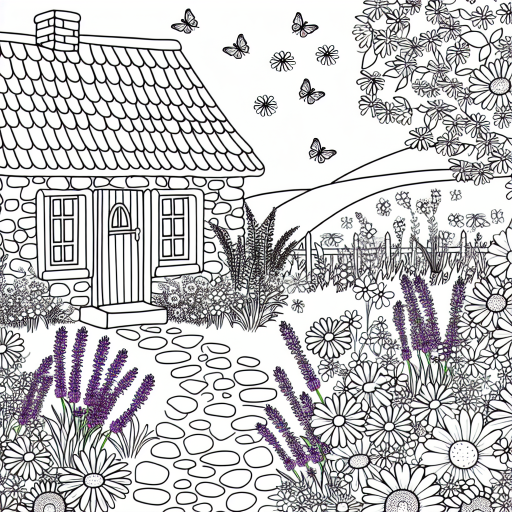
#> input picture generated-pages/2026-03_01_wildflower-cottage.png, 1024 x 1024 px (shown at 1/2 size)
$ python process-coloring-page.py ../generated-pages/2026-03_01_wildflower-cottage.png
#> lines starting #> are read from the running program, lines starting #| are printed output that depends on the picture; after the words box and inside, x2 and y2 are one past the last pixel; in counts of white or black regions, pixels touching at a corner belong together
#!/usr/bin/env python3
"""
Post-processing pipeline for AI-generated coloring pages.

Takes a raw Midjourney (or DALL-E) image and outputs a clean,
print-ready coloring page in both PDF and PNG formats.

Usage:
    source .venv/bin/activate
    python scripts/process-coloring-page.py input.png [--output-dir ./output]
    python scripts/process-coloring-page.py ./raw-pages/  # process entire folder

Pipeline steps:
    1. Convert to grayscale
    2. Apply adaptive thresholding (clean B&W with consistent line weight)
    3. Remove small artifacts (dust, noise)
    4. Ensure white background is pure white
    5. Upscale to 3600x3600 (300 DPI at 12x12 inches) if needed
    6. Output as high-res PNG (for iPad/Procreate) and PDF (for printing)
"""

import sys
import os
import argparse
from pathlib import Path

from PIL import Image, ImageFilter, ImageOps
import numpy as np


# Target dimensions for print-ready output (300 DPI at 12x12 inches)
TARGET_SIZE = 3600
# Threshold for converting to pure B&W (0-255, lower = more black)
BW_THRESHOLD = 200
# Minimum artifact size to keep (in pixels) — removes dust/noise
MIN_ARTIFACT_SIZE = 50


def _set_threshold(value: int):
    global BW_THRESHOLD
    BW_THRESHOLD = value


def process_image(input_path: Path, output_dir: Path) -> dict:
    """Process a single image through the coloring page pipeline."""

    stem = input_path.stem
    print(f"  Processing: {input_path.name}")

    # Step 1: Load and convert to grayscale
    img = Image.open(input_path).convert("L")
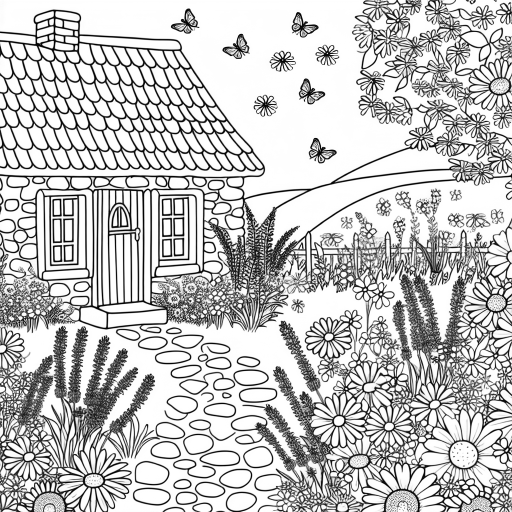
#> img: PIL image 1024x1024 L (shown at 1/2 size); min 0, max 255, mean 194.3
    print(f"    Original size: {img.size}")
#|     Original size: (1024, 1024)

    # Step 2: Upscale if needed (before thresholding for better quality)
    w, h = img.size
    if w < TARGET_SIZE or h < TARGET_SIZE:
        scale = TARGET_SIZE / min(w, h)
        new_w, new_h = int(w * scale), int(h * scale)
        img = img.resize((new_w, new_h), Image.LANCZOS)
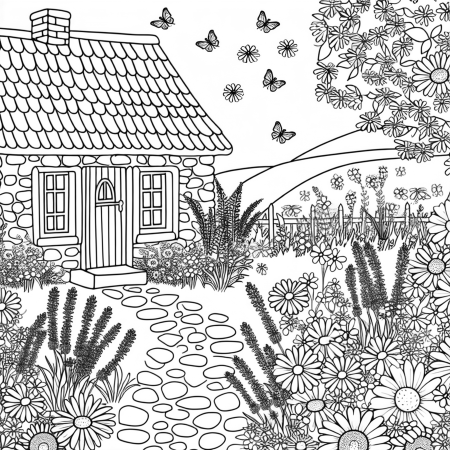
#> img: PIL image 3600x3600 L (shown at 1/8 size); min 0, max 255, mean 194.2
        print(f"    Upscaled to: {img.size}")
#|     Upscaled to: (3600, 3600)

    # Crop to square if not already
    w, h = img.size
    if w != h:
        size = min(w, h)
        left = (w - size) // 2
        top = (h - size) // 2
        img = img.crop((left, top, left + size, top + size))
        print(f"    Cropped to square: {img.size}")

    # Resize to exact target
    if img.size != (TARGET_SIZE, TARGET_SIZE):
        img = img.resize((TARGET_SIZE, TARGET_SIZE), Image.LANCZOS)

    # Step 3: Slight sharpen to crisp up lines before thresholding
    img = img.filter(ImageFilter.SHARPEN)

    # Step 4: Adaptive thresholding for clean B&W
    # Use a two-pass approach: global threshold + local cleanup
    arr = np.array(img, dtype=np.float32)

    # Global threshold — pixels above threshold become white, below become black
    bw = np.where(arr > BW_THRESHOLD, 255, 0).astype(np.uint8)
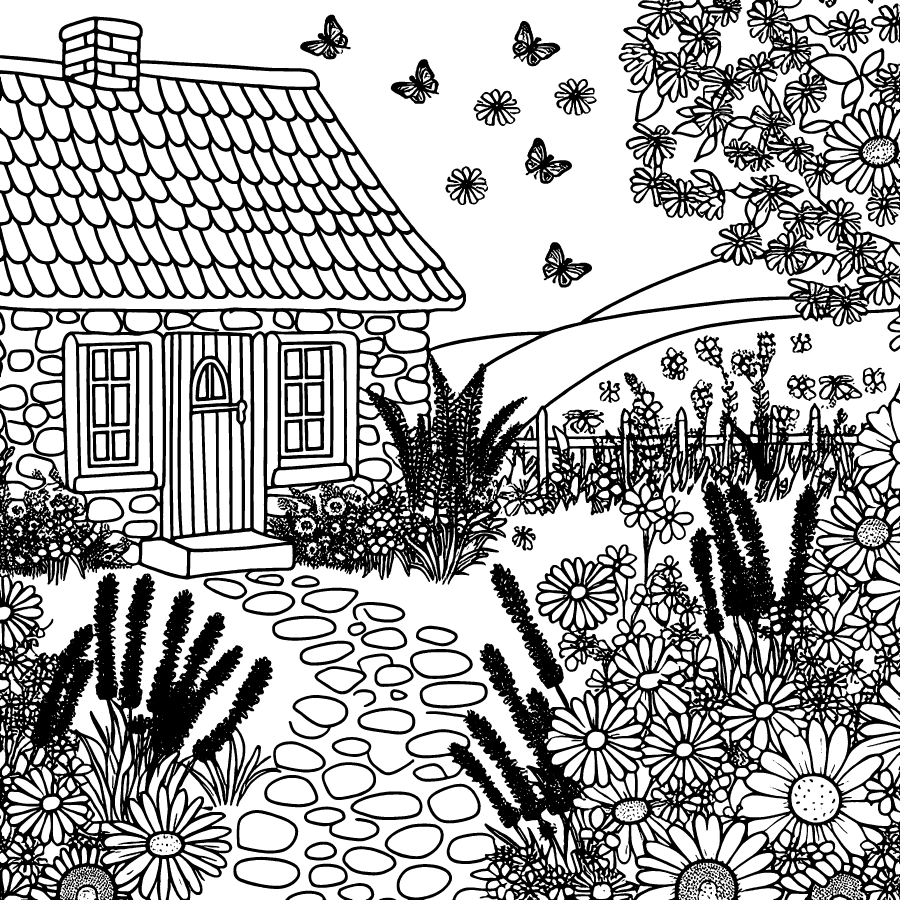
#> bw: shape (3600, 3600) (shown at 1/4 size); 66.6% white; 495 black regions (125 under 20 px), largest, box (x1, y1, x2, y2) and area: (0, 0, 3600, 3600) 3904954, (2170, 969, 2368, 1150) 14199, (1563, 236, 1757, 415) 13916

    # Step 5: Remove small artifacts (isolated dark pixels / noise)
    bw_img = Image.fromarray(bw, mode="L")

    # Dilate then erode (closing) to connect nearby line segments
    # This helps close small gaps in lines
    bw_img = bw_img.filter(ImageFilter.MinFilter(size=3))  # dilate black
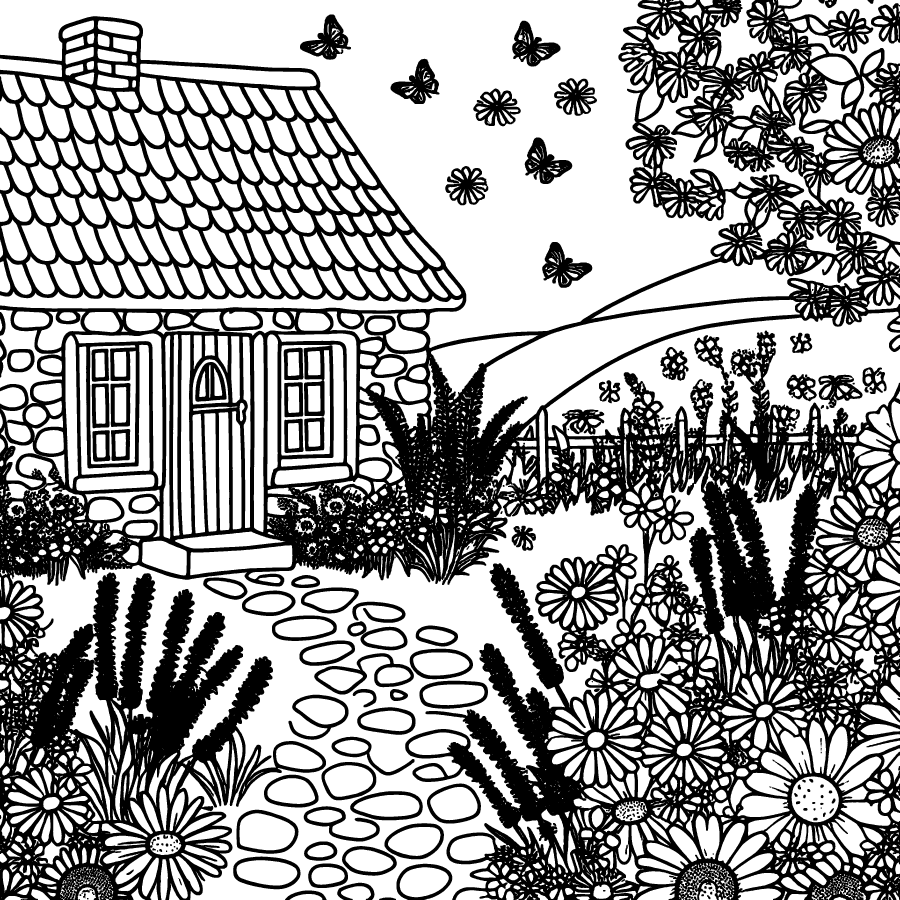
#> bw_img: PIL image 3600x3600 L (shown at 1/4 size); 60.8% white; 272 black regions (26 under 20 px), largest, box (x1, y1, x2, y2) and area: (0, 0, 3600, 3600) 4580349, (2169, 968, 2369, 1151) 16999, (2099, 550, 2289, 736) 16517
    bw_img = bw_img.filter(ImageFilter.MaxFilter(size=3))  # erode back
#> bw_img: PIL image 3600x3600 L; 66.4% white; 378 black regions (101 under 20 px), largest, box (x1, y1, x2, y2) and area: (0, 0, 3600, 3600) 3939387, (2170, 969, 2368, 1150) 14419, (1563, 236, 1757, 415) 14148

    # Step 6: Ensure edges have a white border (for printing)
    border_size = 100  # ~0.33 inches at 300 DPI
    arr = np.array(bw_img)
    arr[:border_size, :] = 255  # top
    arr[-border_size:, :] = 255  # bottom
    arr[:, :border_size] = 255  # left
#> arr: shape (3600, 3600); 68.8% white; 303 black regions (80 under 20 px), largest, box (x1, y1, x2, y2) and area: (100, 100, 3600, 3500) 3116099, (100, 2291, 1303, 3500) 539079, (2170, 969, 2368, 1150) 14419
    arr[:, -border_size:] = 255  # right
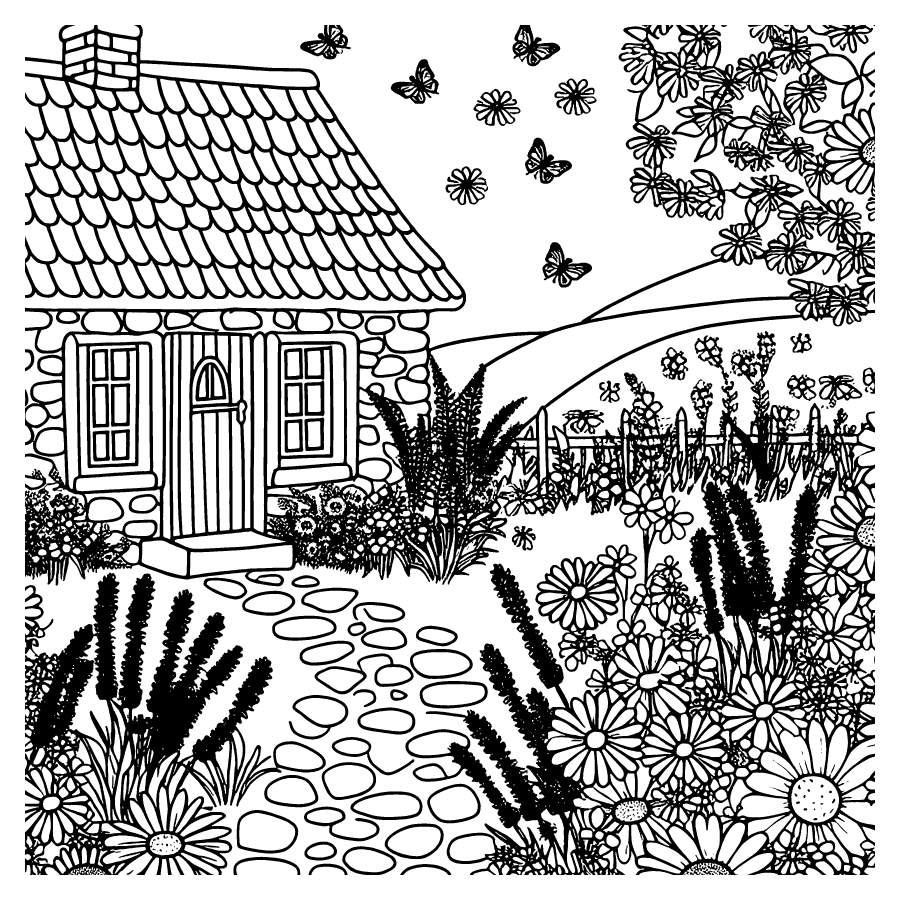
#> arr: shape (3600, 3600) (shown at 1/4 size); 69.8% white; 280 black regions (75 under 20 px), largest, box (x1, y1, x2, y2) and area: (100, 100, 3500, 3500) 2995168, (100, 2291, 1303, 3500) 539079, (2170, 969, 2368, 1150) 14419
    bw_img = Image.fromarray(arr, mode="L")

    # Convert to RGB for output
    rgb_img = bw_img.convert("RGB")

    # Step 7: Save outputs
    output_dir.mkdir(parents=True, exist_ok=True)

    # PNG for iPad/Procreate (high res, transparent-ready)
    png_path = output_dir / f"{stem}.png"
    rgb_img.save(png_path, "PNG", optimize=True)
    png_size = png_path.stat().st_size / 1024

    # PDF for printing
    pdf_path = output_dir / f"{stem}.pdf"
    # Set DPI metadata for correct print sizing
    rgb_img.save(pdf_path, "PDF", resolution=300)
    pdf_size = pdf_path.stat().st_size / 1024

    print(f"    PNG: {png_path} ({png_size:.0f} KB)")
    print(f"    PDF: {pdf_path} ({pdf_size:.0f} KB)")

    return {
        "input": str(input_path),
        "png": str(png_path),
        "pdf": str(pdf_path),
        "png_size_kb": png_size,
        "pdf_size_kb": pdf_size,
    }


def main():
    parser = argparse.ArgumentParser(
        description="Process AI-generated images into print-ready coloring pages"
    )
    parser.add_argument(
        "input",
        help="Input image file or directory of images",
    )
    parser.add_argument(
        "--output-dir",
        default="./output/coloring-pages",
        help="Output directory (default: ./output/coloring-pages)",
    )
    parser.add_argument(
        "--threshold",
        type=int,
        default=BW_THRESHOLD,
        help=f"B&W threshold 0-255 (default: {BW_THRESHOLD}, lower = more black lines)",
    )
    args = parser.parse_args()

    _set_threshold(args.threshold)

    input_path = Path(args.input)
    output_dir = Path(args.output_dir)

    if input_path.is_file():
        files = [input_path]
    elif input_path.is_dir():
        files = sorted(
            p for p in input_path.iterdir()
            if p.suffix.lower() in {".png", ".jpg", ".jpeg", ".webp"}
        )
    else:
        print(f"Error: {input_path} not found")
        sys.exit(1)

    if not files:
        print("No image files found")
        sys.exit(1)

    print(f"\nProcessing {len(files)} image(s) → {output_dir}/\n")

    results = []
    for f in files:
        try:
            result = process_image(f, output_dir)
            results.append(result)
        except Exception as e:
            print(f"  ERROR processing {f.name}: {e}")

    print(f"\nDone! {len(results)}/{len(files)} pages processed successfully.")
    print(f"Output: {output_dir.resolve()}")


if __name__ == "__main__":
    main()

$ run again, on generated-pages/2026-03_03_herb-window-box.png
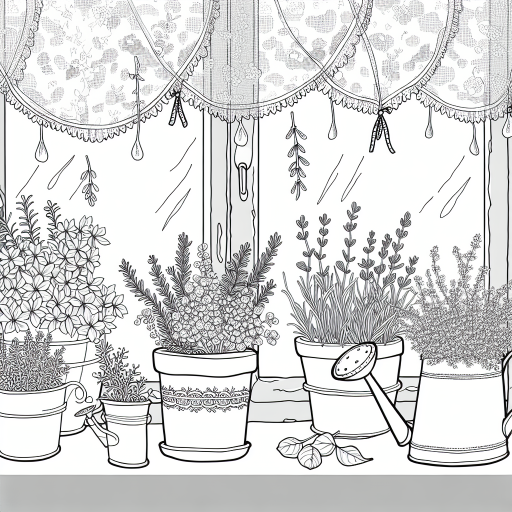
#> input picture generated-pages/2026-03_03_herb-window-box.png, 1024 x 1024 px (shown at 1/2 size)
#|     Original size: (1024, 1024)
#|     Upscaled to: (3600, 3600)
#> in process_image, `bw = np.where(arr > BW_THRESHOLD, 255, 0).astype(np.uint8)`:
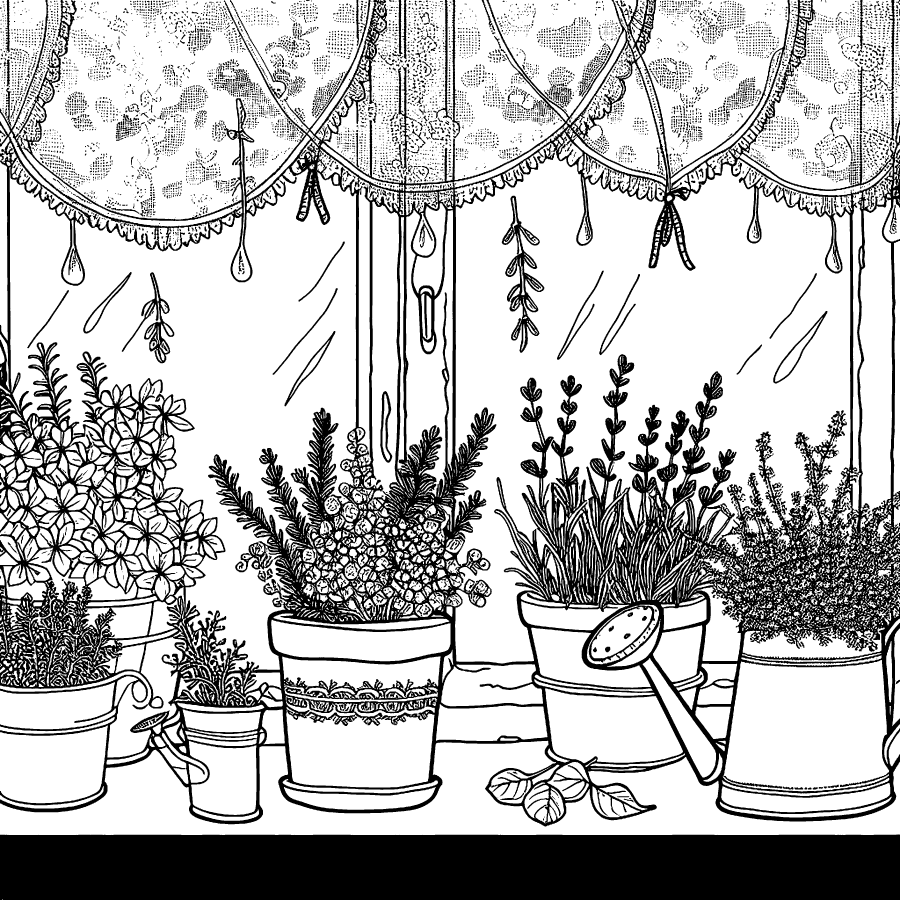
#> bw: shape (3600, 3600) (shown at 1/4 size); 71.8% white; 10085 black regions (4540 under 20 px), largest, box (x1, y1, x2, y2) and area: (0, 0, 3600, 3306) 2272887, (0, 3338, 3600, 3600) 937827, (2007, 783, 2177, 1411) 26261
#> in process_image, `arr[:, -border_size:] = 255`:
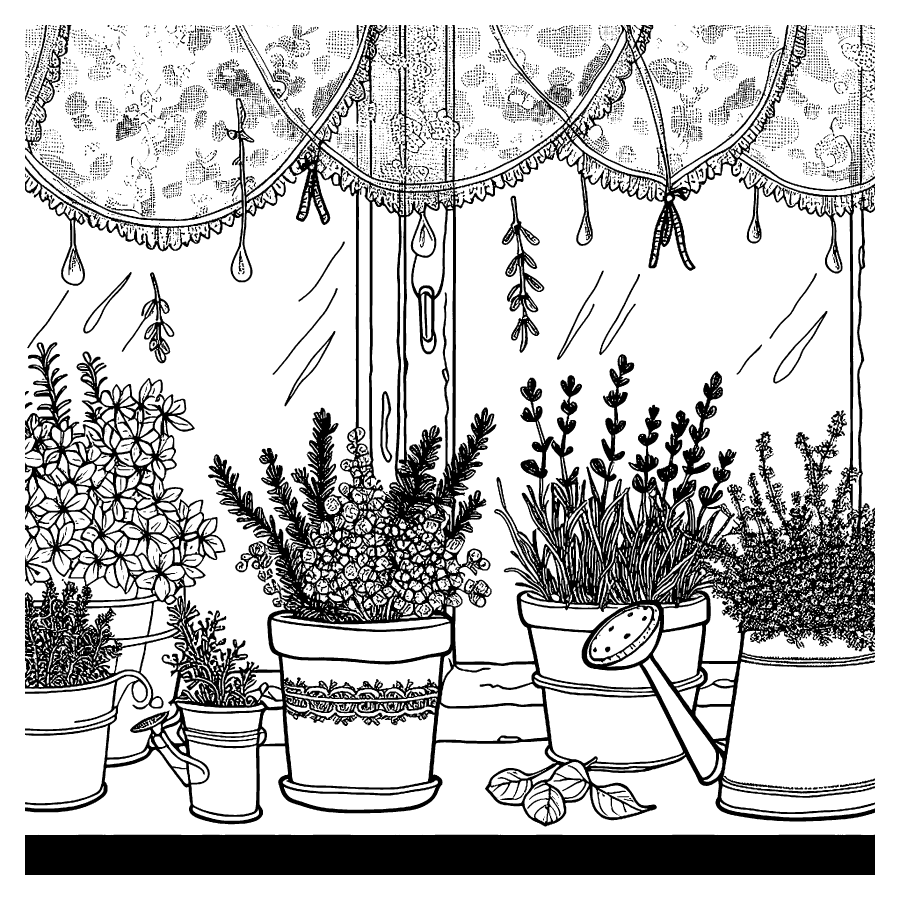
#> arr: shape (3600, 3600) (shown at 1/4 size); 76.2% white; 7169 black regions (3221 under 20 px), largest, box (x1, y1, x2, y2) and area: (100, 100, 3500, 3306) 2169931, (100, 3339, 3500, 3500) 545699, (2007, 783, 2177, 1411) 26919
